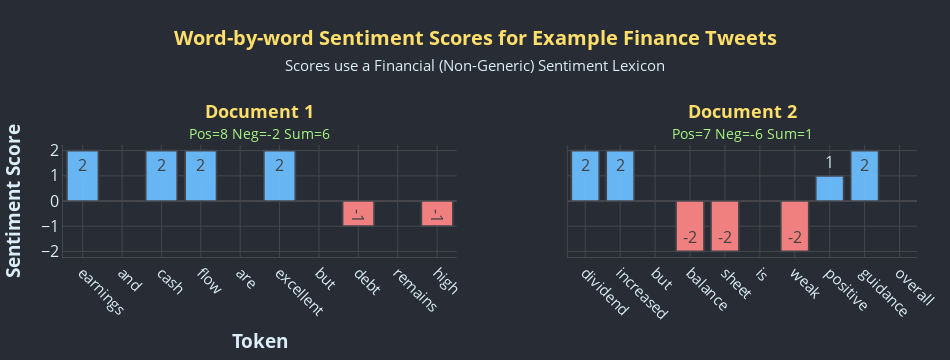

Notebook cell for this chart:
### Markdown cell above
##### What Happened?  We Didn't Capture Financial Lexicon

 
A lexicon is a collection of words or vocabulary, often with associated meanings, used for language analysis (jargon).

Words like **buy** or **sell** don't have generic sentiment, but they mean something in a financial context.

Let's modify our model to include financial lexicon. . .

$$
S(w) = 
\begin{cases}
  2, & \text{if } w \in \{\text{"excellent"},\, \text{"fantastic"},\, \text{"amazing"},\, \text{"earnings"},\, \text{"guidance"},\, \text{"dividend"},\, \text{"improved"},\, \text{"cash"},\, \text{"flow"},\, \text{"beat"},\, \text{"raised"},\, \text{"increased"}\} \\
  1, & \text{if } w \in \{\text{"good"},\, \text{"nice"},\, \text{"pleasant"},\, \text{"positive"},\, \text{"strong"},\, \text{"signal"},\, \text{"reducing"},\, \text{"leverage"},\, \text{"buyback"},\, \text{"float"},\, \text{"shrink"},\, \text{"will"}\} \\
  0, & \text{if } w \in \{\text{"neutral"},\, \text{"average"},\, \text{"ok"}\} \\
  -1, & \text{if } w \in \{\text{"bad"},\, \text{"poor"},\, \text{"unpleasant"},\, \text{"negative"},\, \text{"high"},\, \text{"debt"},\, \text{"to"},\, \text{"equity"}\} \\
  -2, & \text{if } w \in \{\text{"terrible"},\, \text{"awful"},\, \text{"horrible"},\, \text{"downgraded"},\, \text{"weak"},\, \text{"balance"},\, \text{"sheet"}\} \\
  0, & \text{otherwise}
\end{cases}
$$

### Code cell
import re
import plotly.graph_objects as go
from plotly.subplots import make_subplots

# Sentiment dictionary matching the LaTeX model above (single-token, not phrase-based)
sentiment_dict = {
    2: {
        "excellent", "fantastic", "amazing", "earnings", "guidance", "dividend",
        "improved", "cash", "flow", "beat", "raised", "increased"
    },
    1: {
        "good", "nice", "pleasant", "positive", "strong", "signal", "reducing",
        "leverage", "buyback", "float", "shrink", "will"
    },
    0: {
        "neutral", "average", "ok"
    },
    -1: {
        "bad", "poor", "unpleasant", "negative", "high", "debt", "to", "equity"
    },
    -2: {
        "terrible", "awful", "horrible", "downgraded", "weak", "balance", "sheet"
    }
}

def word_score(w):
    lw = w.lower()
    for score, words in sentiment_dict.items():
        if lw in words:
            return score
    return 0

tweets = [
    "Earnings and cash flow are excellent, but debt remains high.",
    "Dividend increased, but balance sheet is weak. Positive guidance overall."
]

def get_token_scores(text):
    tokens = re.findall(r'\b\w+\b', text.lower())
    scores = [word_score(tok) for tok in tokens]
    return tokens, scores

def aggregate(scores):
    total_positive = sum(s for s in scores if s > 0)
    total_negative = sum(s for s in scores if s < 0)
    total = sum(scores)
    return total_positive, total_negative, total

tweet_indices = [0, 1]
example_sentences_finance = [tweets[0], tweets[1]]

fig_finance = make_subplots(
    rows=1, cols=2, 
    column_widths=[0.53, 0.47],
    subplot_titles=[
        "<span style='color:#ffdf6b;font-size:18px'><b>Document 1</b></span>",
        "<span style='color:#ffdf6b;font-size:18px'><b>Document 2</b></span>"
    ],
    shared_yaxes=True,
    horizontal_spacing=0.13
)

finance_bar_colors = {
    "pos": "#6cc0ff",
    "neg": "#fd8585",
    "neu": "#AAAAAA"
}

for i, sent in enumerate(example_sentences_finance):
    tokens, scores = get_token_scores(sent)
    colors = [
        finance_bar_colors["pos"] if s > 0 else finance_bar_colors["neg"] if s < 0 else finance_bar_colors["neu"]
        for s in scores
    ]
    fig_finance.add_trace(
        go.Bar(
            x=tokens,
            y=scores,
            marker_color=colors,
            marker_line_color="#45474d",
            marker_line_width=1.7,
            text=[str(s) if s != 0 else "" for s in scores],
            textposition='auto',
            opacity=0.94,
            showlegend=False
        ), row=1, col=i+1
    )
    pos, neg, total = aggregate(scores)
    fig_finance.layout.annotations[i]['text'] += f"<br><span style='color:#a9f784;font-size:14px'>Pos={pos} Neg={neg} Sum={total}</span>"

for idx in range(1, 3):
    fig_finance.update_xaxes(
        title="<b>Token</b>" if idx == 1 else None,
        row=1, col=idx,
        color='#dbedf7',
        showline=True, linecolor="#45474d",
        tickangle=45,
        gridcolor="#45474d",
        tickfont=dict(size=15)
    )
fig_finance.update_yaxes(
    title="<b>Sentiment Score</b>",
    row=1, col=1,
    color='#dbedf7',
    showline=True, linecolor="#45474d",
    gridcolor="#45474d",
    zeroline=True, zerolinecolor="#45474d"
)
fig_finance.update_yaxes(
    color="#dbedf7",
    showline=True, linecolor="#45474d",
    gridcolor="#45474d",
    zeroline=True, zerolinecolor="#45474d",
    row=1, col=2
)

fig_finance.update_layout(
    width=950, height=360,
    plot_bgcolor="#282c34",
    paper_bgcolor="#282c34",
    font=dict(size=16, color="#dbedf7"),
    margin=dict(l=44, r=24, t=145, b=40),
    legend=dict(
        yanchor="top", y=0.99, xanchor="left", x=0.62,
        font=dict(color="#dbedf7", size=15),
        bgcolor='rgba(0,0,0,0)'
    ),
    title=dict(
        text=(
            "<b>Word-by-word Sentiment Scores for Example Finance Tweets</b><br>"
            "<span style='font-size:15px; color:#dbedf7'>Scores use a Financial (Non-Generic) Sentiment Lexicon</span>"
        ),
        x=0.5, y=0.875,
        font=dict(size=20, color="#ffdf6b")
    ),
    hovermode='x'
)

fig_finance.show()

### Figure 1 — Plotly figure (JSON) as saved in the notebook; plotly's stock layout.template omitted (floating-point values rounded to 4 significant figures)
{"data": [{"marker": {"color": ["#6cc0ff", "#AAAAAA", "#6cc0ff", "#6cc0ff", "#AAAAAA", "#6cc0ff", "#AAAAAA", "#fd8585", "#AAAAAA", "#fd8585"], "line": {"color": "#45474d", "width": 1.7}}, "opacity": 0.94, "showlegend": false, "text": ["2", "", "2", "2", "", "2", "", "-1", "", "-1"], "textposition": "auto", "type": "bar", "x": ["earnings", "and", "cash", "flow", "are", "excellent", "but", "debt", "remains", "high"], "xaxis": "x", "y": [2, 0, 2, 2, 0, 2, 0, -1, 0, -1], "yaxis": "y"}, {"marker": {"color": ["#6cc0ff", "#6cc0ff", "#AAAAAA", "#fd8585", "#fd8585", "#AAAAAA", "#fd8585", "#6cc0ff", "#6cc0ff", "#AAAAAA"], "line": {"color": "#45474d", "width": 1.7}}, "opacity": 0.94, "showlegend": false, "text": ["2", "2", "", "-2", "-2", "", "-2", "1", "2", ""], "textposition": "auto", "type": "bar", "x": ["dividend", "increased", "but", "balance", "sheet", "is", "weak", "positive", "guidance", "overall"], "xaxis": "x2", "y": [2, 2, 0, -2, -2, 0, -2, 1, 2, 0], "yaxis": "y2"}], "layout": {"annotations": [{"font": {"size": 16}, "showarrow": false, "text": "<span style='color:#ffdf6b;font-size:18px'><b>Document 1</b></span><br><span style='color:#a9f784;font-size:14px'>Pos=8 Neg=-2 Sum=6</span>", "x": 0.2306, "xanchor": "center", "xref": "paper", "y": 1, "yanchor": "bottom", "yref": "paper"}, {"font": {"size": 16}, "showarrow": false, "text": "<span style='color:#ffdf6b;font-size:18px'><b>Document 2</b></span><br><span style='color:#a9f784;font-size:14px'>Pos=7 Neg=-6 Sum=1</span>", "x": 0.7955, "xanchor": "center", "xref": "paper", "y": 1, "yanchor": "bottom", "yref": "paper"}], "font": {"color": "#dbedf7", "size": 16}, "height": 360, "hovermode": "x", "legend": {"bgcolor": "rgba(0,0,0,0)", "font": {"color": "#dbedf7", "size": 15}, "x": 0.62, "xanchor": "left", "y": 0.99, "yanchor": "top"}, "margin": {"b": 40, "l": 44, "r": 24, "t": 145}, "paper_bgcolor": "#282c34", "plot_bgcolor": "#282c34", "title": {"font": {"color": "#ffdf6b", "size": 20}, "text": "<b>Word-by-word Sentiment Scores for Example Finance Tweets</b><br><span style='font-size:15px; color:#dbedf7'>Scores use a Financial (Non-Generic) Sentiment Lexicon</span>", "x": 0.5, "y": 0.875}, "width": 950, "xaxis": {"anchor": "y", "color": "#dbedf7", "domain": [0, 0.4611], "gridcolor": "#45474d", "linecolor": "#45474d", "showline": true, "tickangle": 45, "tickfont": {"size": 15}, "title": {"text": "<b>Token</b>"}}, "xaxis2": {"anchor": "y2", "color": "#dbedf7", "domain": [0.5911, 1], "gridcolor": "#45474d", "linecolor": "#45474d", "showline": true, "tickangle": 45, "tickfont": {"size": 15}, "title": {}}, "yaxis": {"anchor": "x", "color": "#dbedf7", "domain": [0, 1], "gridcolor": "#45474d", "linecolor": "#45474d", "showline": true, "title": {"text": "<b>Sentiment Score</b>"}, "zeroline": true, "zerolinecolor": "#45474d"}, "yaxis2": {"anchor": "x2", "color": "#dbedf7", "domain": [0, 1], "gridcolor": "#45474d", "linecolor": "#45474d", "matches": "y", "showline": true, "showticklabels": false, "zeroline": true, "zerolinecolor": "#45474d"}}}
